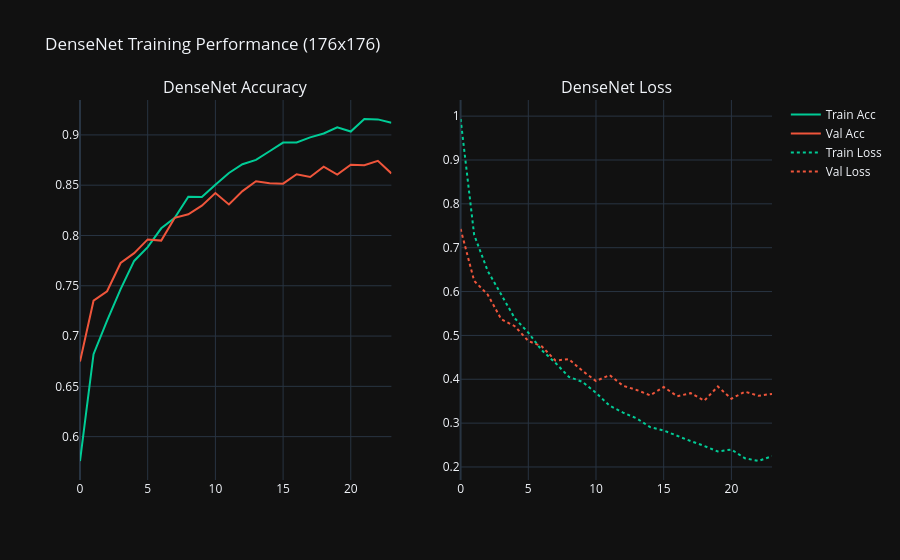

Notebook cell for this chart:
### Markdown cell above
## 1. Environment Setup & High-Res Ingestion
Initializing the Keras and TensorFlow environment. Unlike our baseline models, this pipeline strictly enforces a `176x176` image resolution. Alzheimer's biomarkers often present as minute structural changes in the cerebral cortex; lower resolutions can blur these edges and destroy the model's ability to learn.

### Code cell
import numpy as np
import pandas as pd
from PIL import Image
from imblearn.over_sampling import SMOTE
from sklearn.model_selection import train_test_split
from tensorflow.keras.utils import to_categorical
from tensorflow.keras.applications import DenseNet121
from tensorflow.keras.models import Model
from tensorflow.keras.layers import Dense, GlobalAveragePooling2D, BatchNormalization, Dropout
from tensorflow.keras.optimizers import Adam
from tensorflow.keras.callbacks import EarlyStopping, ModelCheckpoint
import plotly.graph_objects as go
from plotly.subplots import make_subplots

print("--- INITIALIZING DENSENET PIPELINE (High-Res 176x176) ---")

# 1. ETL & SMOTE Phase
df = pd.read_csv("DenseNet_Master_Data.csv")
class_mapping = {'NonDemented': 0, 'VeryMildDemented': 1, 'MildDemented': 2, 'ModerateDemented': 3}

X, y = [], []
IMG_SIZE = 176

print(f"Loading and synthesizing data via SMOTE (Image Size: {IMG_SIZE}x{IMG_SIZE})...")
for index, row in df.iterrows():
    img = Image.open(row['Image_Path']).convert('RGB').resize((IMG_SIZE, IMG_SIZE))
    X.append(np.array(img))
    y.append(class_mapping[row['Original_Class']])

# Flattening the heavier 176x176 images for SMOTE
X_flat = np.array(X).reshape(len(X), -1)
X_resampled_flat, y_resampled = SMOTE(random_state=42).fit_resample(X_flat, np.array(y))

# Re-folding the images back into their heavier 3D shapes
X_train, X_val, y_train, y_val = train_test_split(
    (X_resampled_flat.reshape(-1, IMG_SIZE, IMG_SIZE, 3) / 255.0), 
    to_categorical(y_resampled, num_classes=4), 
    test_size=0.2, random_state=42, stratify=y_resampled
)

# 2. Architecture Phase
print("Building DenseNet121 Architecture...")
# The network now expects the larger 176x176 input
base_model = DenseNet121(weights='imagenet', include_top=False, input_shape=(IMG_SIZE, IMG_SIZE, 3))
base_model.trainable = False 

x = GlobalAveragePooling2D()(base_model.output)
x = BatchNormalization()(x)
x = Dense(256, activation='relu')(x)
x = Dropout(0.5)(x)
predictions = Dense(4, activation='softmax')(x)

model = Model(inputs=base_model.input, outputs=predictions)
model.compile(optimizer=Adam(learning_rate=0.001), loss='categorical_crossentropy', metrics=['accuracy'])

# 3. Training Phase
early_stop = EarlyStopping(monitor='val_loss', patience=5, restore_best_weights=True)
checkpoint = ModelCheckpoint("DenseNet_SMOTE_176.keras", monitor="val_accuracy", save_best_only=True)

history = model.fit(
    X_train, y_train, 
    epochs=25, 
    batch_size=32, 
    validation_data=(X_val, y_val), 
    callbacks=[early_stop, checkpoint]
)

# 4. Plotly Dashboard
print("\n--- Generating High-Res Performance Dashboard ---")
fig = make_subplots(rows=1, cols=2, subplot_titles=('DenseNet Accuracy', 'DenseNet Loss'))

fig.add_trace(go.Scatter(y=history.history['accuracy'], name='Train Acc', line=dict(color='#00CC96')), row=1, col=1)
fig.add_trace(go.Scatter(y=history.history['val_accuracy'], name='Val Acc', line=dict(color='#EF553B')), row=1, col=1)

fig.add_trace(go.Scatter(y=history.history['loss'], name='Train Loss', line=dict(color='#00CC96', dash='dot')), row=1, col=2)
fig.add_trace(go.Scatter(y=history.history['val_loss'], name='Val Loss', line=dict(color='#EF553B', dash='dot')), row=1, col=2)

fig.update_layout(title_text='DenseNet Training Performance (176x176)', template='plotly_dark')
fig.show()

### Figure 1 — Plotly figure (JSON) as saved in the notebook; plotly's stock layout.template omitted (floating-point values rounded to 4 significant figures)
{"data": [{"line": {"color": "#00CC96"}, "name": "Train Acc", "type": "scatter", "xaxis": "x", "y": [0.5758, 0.682, 0.7153, 0.7467, 0.7747, 0.7885, 0.8071, 0.8177, 0.8385, 0.8384, 0.8505, 0.8621, 0.8709, 0.8752, 0.8838, 0.8924, 0.8925, 0.8976, 0.9015, 0.9075, 0.9033, 0.9158, 0.9154, 0.912], "yaxis": "y"}, {"line": {"color": "#EF553B"}, "name": "Val Acc", "type": "scatter", "xaxis": "x", "y": [0.6746, 0.7352, 0.7445, 0.7727, 0.7824, 0.7961, 0.7949, 0.8176, 0.8211, 0.8297, 0.8422, 0.8309, 0.8441, 0.8539, 0.852, 0.8516, 0.8609, 0.8582, 0.8684, 0.8605, 0.8703, 0.8699, 0.8742, 0.8617], "yaxis": "y"}, {"line": {"color": "#00CC96", "dash": "dot"}, "name": "Train Loss", "type": "scatter", "xaxis": "x2", "y": [0.9935, 0.7294, 0.6472, 0.5928, 0.5391, 0.5063, 0.4659, 0.4376, 0.4053, 0.3941, 0.3691, 0.3398, 0.3239, 0.3109, 0.2908, 0.2833, 0.2703, 0.2589, 0.2479, 0.2354, 0.2397, 0.2198, 0.2136, 0.2245], "yaxis": "y2"}, {"line": {"color": "#EF553B", "dash": "dot"}, "name": "Val Loss", "type": "scatter", "xaxis": "x2", "y": [0.7428, 0.6245, 0.5932, 0.537, 0.521, 0.4874, 0.475, 0.4428, 0.4457, 0.4192, 0.396, 0.4096, 0.3852, 0.3756, 0.3634, 0.3824, 0.3613, 0.3683, 0.3512, 0.3835, 0.3556, 0.3717, 0.3623, 0.3667], "yaxis": "y2"}], "layout": {"annotations": [{"font": {"size": 16}, "showarrow": false, "text": "DenseNet Accuracy", "x": 0.225, "xanchor": "center", "xref": "paper", "y": 1, "yanchor": "bottom", "yref": "paper"}, {"font": {"size": 16}, "showarrow": false, "text": "DenseNet Loss", "x": 0.775, "xanchor": "center", "xref": "paper", "y": 1, "yanchor": "bottom", "yref": "paper"}], "title": {"text": "DenseNet Training Performance (176x176)"}, "xaxis": {"anchor": "y", "domain": [0, 0.45]}, "xaxis2": {"anchor": "y2", "domain": [0.55, 1]}, "yaxis": {"anchor": "x", "domain": [0, 1]}, "yaxis2": {"anchor": "x2", "domain": [0, 1]}}}
